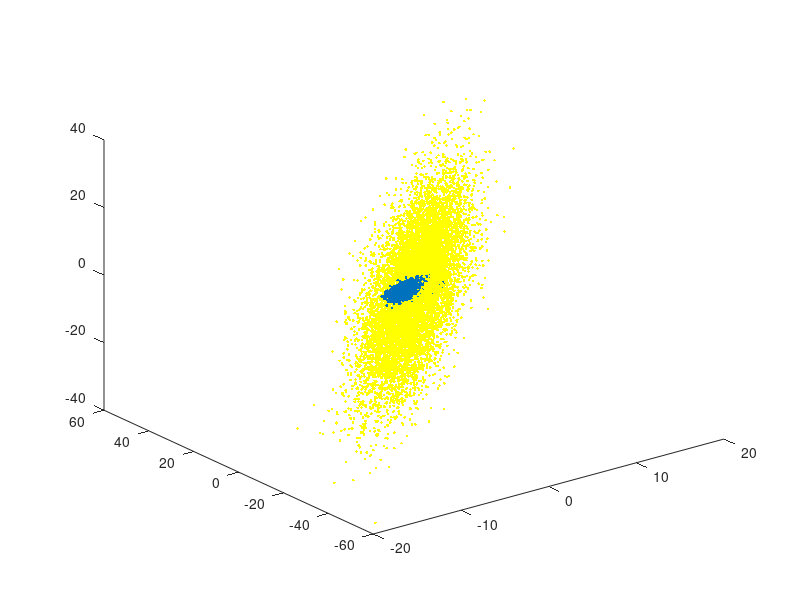

This chart was generated by the following MATLAB code:
r = normrnd(0,1,[10000 3]); 
x1 = r(:,1);
y1 = r(:,2);
z1 = r(:,3);
figure();
plot3(x1, y1, z1,  '.')
hold on;


A = [1 8 3; 2 8 4; 4 5 8];
R = r*A;
x2 = R(:,1);
y2 = R(:,2);
z2 = R(:,3);

plot3(x2, y2, z2, 'y.')
